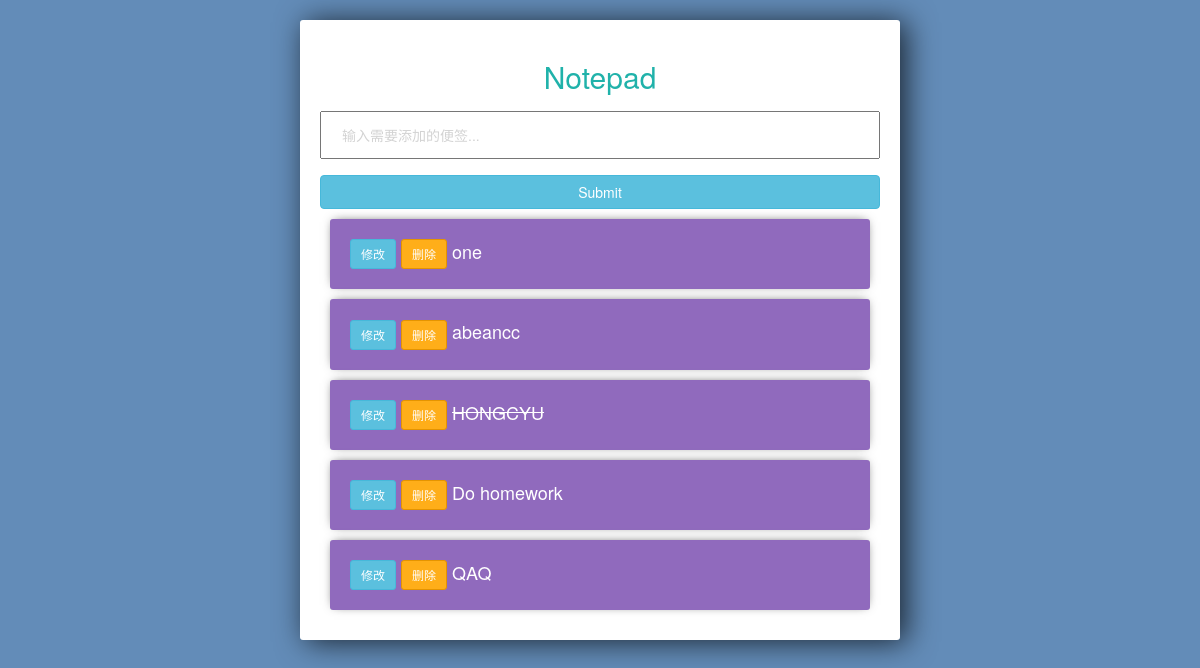
The app's page /, older data.
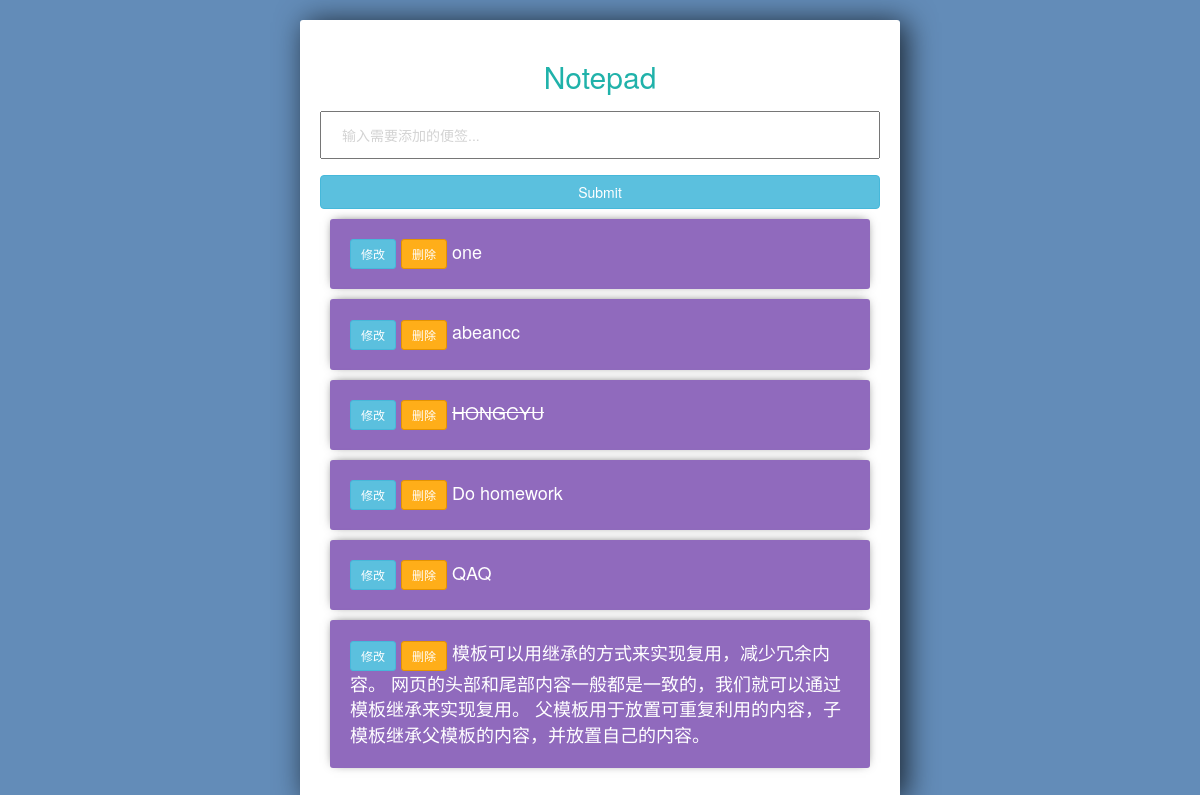
The same page, newer data.
### tasks/models.py (models this page shows)
class Task(models.Model):
    title = models.CharField(max_length=200)
    complete = models.BooleanField(default=False)
    created = models.DateTimeField(auto_now_add=True)
    def __str__(self):
        return self.title

### tasks/views.py (the view)
# urls.py: path('', views.index,name = 'list'),
def index(request):
    tasks = Task.objects.all()
    form = TaskForm()
    if request.method == 'POST':
        form = TaskForm(request.POST)
        if form.is_valid():
            form.save()
            return redirect('/')
    context = {"tasks":tasks,"form":form}
    return render(request,'tasks/list.html',context)

### tasks/forms.py
class TaskForm(forms.ModelForm):
    title = forms.CharField(widget= forms.TextInput(attrs={'placeholder':'输入需要添加的便签...'}))
    class Meta:
        model = Task
        fields = "__all__"

### tasks/templates/tasks/list.html (shortened to what this page needs)
<!DOCTYPE html>
<html lang="zh-CN">
<head>
    <link rel="stylesheet" href="/static/plugins/bootstrap-3.3.7-dist/css/bootstrap.min.css">
</head>
<div class="center-column">
    <body>
        <h2>Notepad</h2>
        <form method="POST" action="/">
            {{form.title}}
            <input type="submit" name="Create Task" class="btn btn-info">
        </form>
        {%for task in tasks%}
        <div class="item-row">
            <a class="btn btn-sm btn-info" href="{% url 'update_task' task.id %}">修改</a>
            <a class="btn btn-sm btn-danger " href="{% url 'delete_task' task.id %}">删除</a>
            {% if task.complete == True %}
            <del> {{task}} </del>
            {% else %}
            <span> {{task}} </span>
            {% endif %}
        </div>
        {%endfor%}
    </body>
</div>
</html>

### tasks/templates/tasks/list.html (style rules this page uses)
body { background-color: #638cB8; }
input { width: 100%; padding: 12px 20px; margin: 8px 0; box-sizing: border-box; }
input::placeholder { color: #d3d3d3; }
h1,h2,h3 { color:lightseagreen; text-align: center; }
.center-column { width: 600px; margin: 20px auto; padding: 20px; background-color: #ffffff; border-radius: 3px; box-shadow: 6px 2px 30px 0px rgba(0, 0, 0, 0.75); }
.item-row { background-color: #906abd; margin: 10px; padding: 20px; border-radius: 3px; color: #ffffff; font-size: 18px; box-shadow: 0px -1px 10px -4px rgba(0, 0, 0, 0.75); }
.btn-danger { background-color: #ffae19; border-color: #e59400; }

Row changes from the older to the newer data that the page shows:
added Task: title "模板可以用继承的方式来实现复用，减少冗余内容。 网页的头部和尾部内容一般都是一致的，我们就可以通过模板继承来实现复用。 父模板用于放置可重复利用的内容，子模板继承父模板的内容，并放置自己的内容。"
